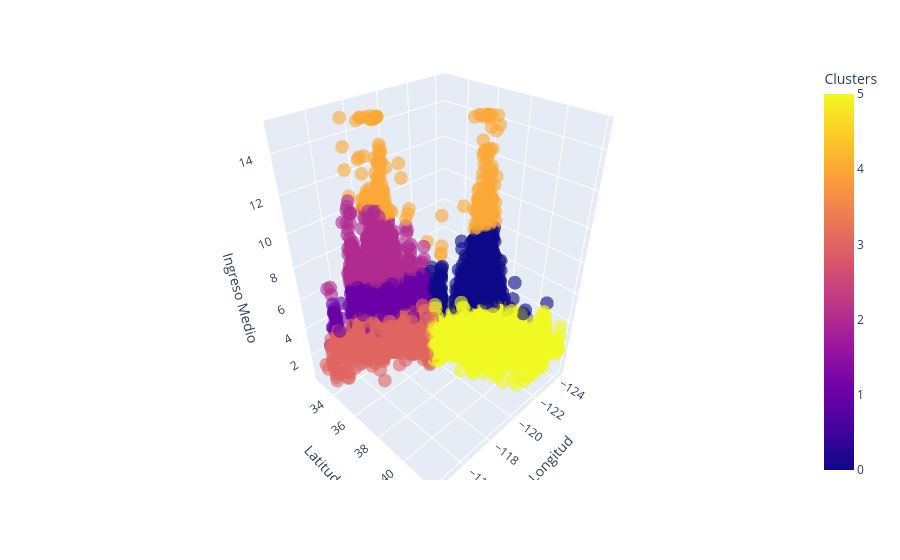

Notebook cell for this chart:
### Code cell
import plotly.express as px

figg = px.scatter_3d (
    x_train,
    x = 'Longitude',
    y = 'Latitude',
    z= 'MedInc',
    color = 'cluster',
    color_discrete_sequence= ['blue', 'red', 'yellow', 'purple', 'green', 'magenta'],
    opacity= 0.6,
    labels= {
    'Longitude' : 'Longitud',
    'Latitude' :'Latitud',
    'MedInc' : 'Ingreso Medio',
    'cluster' : 'Clusters'

    }
)

figg.show()

### Figure 1 — Plotly figure (JSON) as saved in the notebook; plotly's stock layout.template omitted (floating-point values rounded to 4 significant figures; data arrays with more than 128 entries replaced by an {"elided": "..."} marker saying what was removed)
{"data": [{"hovertemplate": "Longitud=%{x}<br>Latitud=%{y}<br>Ingreso Medio=%{z}<br>Clusters=%{marker.color}<extra></extra>", "legendgroup": "", "marker": {"color": {"elided": "16512 int values"}, "coloraxis": "coloraxis", "opacity": 0.6, "symbol": "circle"}, "mode": "markers", "name": "", "scene": "scene", "showlegend": false, "type": "scatter3d", "x": {"elided": "16512 float values"}, "y": {"elided": "16512 float values"}, "z": {"elided": "16512 float values"}}], "layout": {"coloraxis": {"colorbar": {"title": {"text": "Clusters"}}, "colorscale": [[0, "#0d0887"], [0.1111, "#46039f"], [0.2222, "#7201a8"], [0.3333, "#9c179e"], [0.4444, "#bd3786"], [0.5556, "#d8576b"], [0.6667, "#ed7953"], [0.7778, "#fb9f3a"], [0.8889, "#fdca26"], [1, "#f0f921"]]}, "legend": {"tracegroupgap": 0}, "margin": {"t": 60}, "scene": {"domain": {"x": [0, 1], "y": [0, 1]}, "xaxis": {"title": {"text": "Longitud"}}, "yaxis": {"title": {"text": "Latitud"}}, "zaxis": {"title": {"text": "Ingreso Medio"}}}}}
